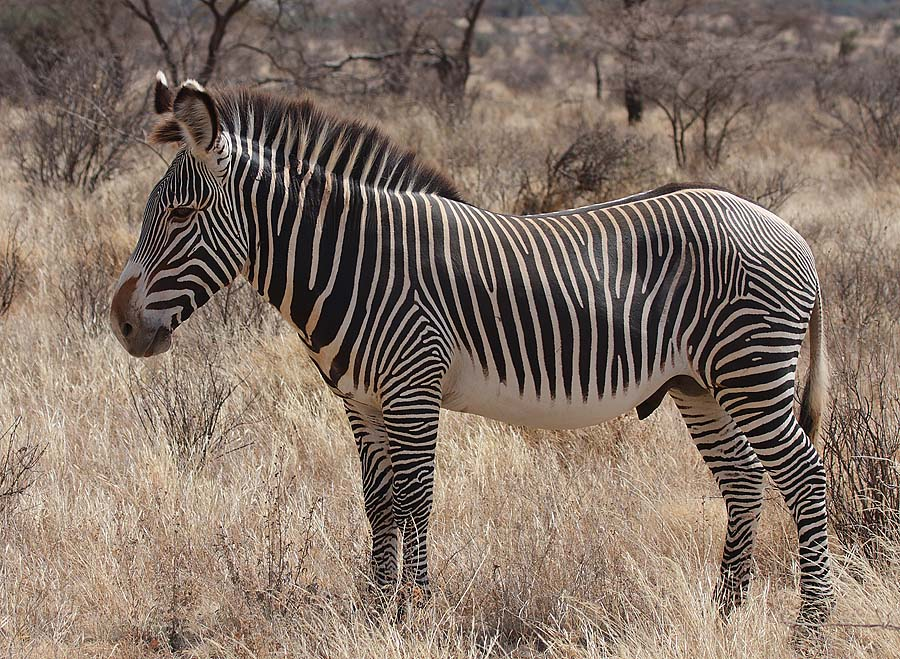
#> input picture Problem Statements/3. Multiscale Image Representation via Frequency and Spatial Sampling/Code/Input Images/02 Sampling Grevys_Zebra_Stallion.jpg, 900 x 659 px, found by its file name
$ jupyter execute Multiscale_Image_Representation_via_Frequency_and_Spatial_Sampling.ipynb   (shell and % lines are left out)
#> lines starting #> are read from the running program, lines starting #| are printed output that depends on the picture; pictures that were not available may be replaced by others from this repository, and a replacement may not be noted
[cell 1]
import cv2
import numpy as np
import os
import math

img1_path = "/content/02 Sampling Grevys_Zebra_Stallion.jpg"
img2_path = "/content/02 Sampling Trevarno_pavo_cristatus06.jpg"

img1 = cv2.imread(img1_path)
#> img1 is the input picture: shape (659, 900, 3); mean B, G, R 103.2, 115, 131.7
img2 = cv2.imread(img2_path)
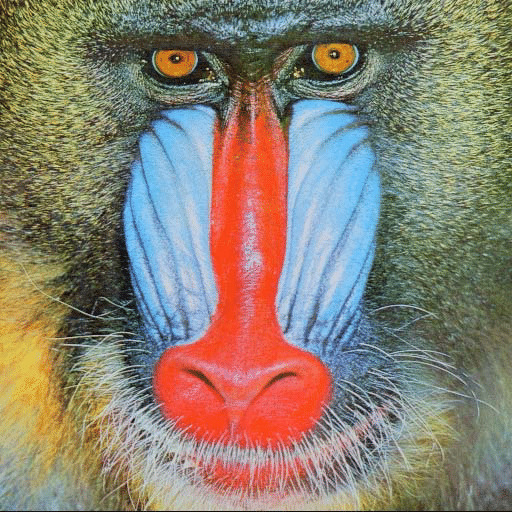
#> input picture Problem Statements/2. Practical Implementation of Rate-Distortion Image Quantization Using K-Means Clustering/Code/Input Image.jpg, 512 x 512 px, given in place of 02 Sampling Trevarno_pavo_cristatus06.jpg, which was not available
#> img2 is the input picture: shape (512, 512, 3); mean B, G, R 114, 128.5, 138

if img1 is None or img2 is None:
    raise FileNotFoundError("One of the image paths is incorrect!")

# Convert to grayscale
g1 = cv2.cvtColor(img1, cv2.COLOR_BGR2GRAY)
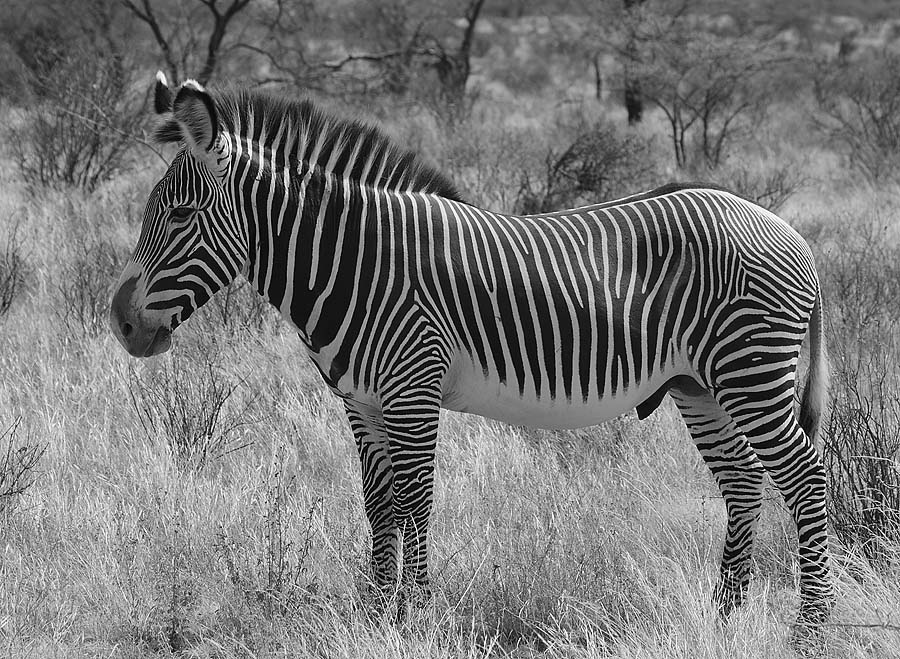
#> g1: shape (659, 900); min 0, max 255, mean 118.6
g2 = cv2.cvtColor(img2, cv2.COLOR_BGR2GRAY)
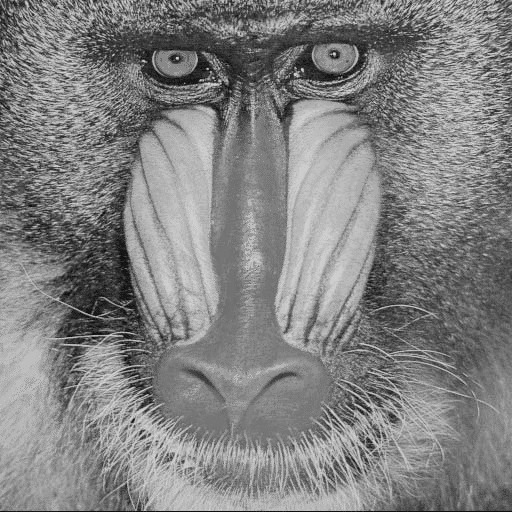
#> g2: shape (512, 512); min 7, max 219, mean 129.7


def freq_sample(gray, keep_frac):
    f = np.fft.fft2(gray)
    fshift = np.fft.fftshift(f)
    rows, cols = gray.shape

    kr = max(1, int(rows * keep_frac))
    kc = max(1, int(cols * keep_frac))

    mask = np.zeros_like(fshift)
    r0 = rows // 2 - kr // 2
    c0 = cols // 2 - kc // 2

    mask[r0:r0 + kr, c0:c0 + kc] = 1
    filtered = fshift * mask

    back = np.fft.ifft2(np.fft.ifftshift(filtered))
    back = np.real(back)

    back -= back.min()
    if back.max() > 0:
        back = back / back.max() * 255

    return back.astype(np.uint8)


def spatial_sample(gray, factor):
    r, c = gray.shape
    down = cv2.resize(gray, (c // factor, r // factor), interpolation=cv2.INTER_AREA)
    up = cv2.resize(down, (c, r), interpolation=cv2.INTER_LINEAR)
    return up


output_dir = "sampling_outputs"
os.makedirs(output_dir, exist_ok=True)


factors = [2, 4, 8, 16]

for name, gray in [("zebra", g1), ("peacock", g2)]:
    for f in factors:

        freq_img = freq_sample(gray, 1 / f)
        cv2.imwrite(f"{output_dir}/{name}_frequency_1over{f}.png", freq_img)


        spatial_img = spatial_sample(gray, f)
        cv2.imwrite(f"{output_dir}/{name}_spatial_1over{f}.png", spatial_img)
#> this loop made 2 passes
#> name on passes 1 to 2: 'zebra', 'peacock'
#> pass 1, in freq_sample, `back = np.real(back)`:
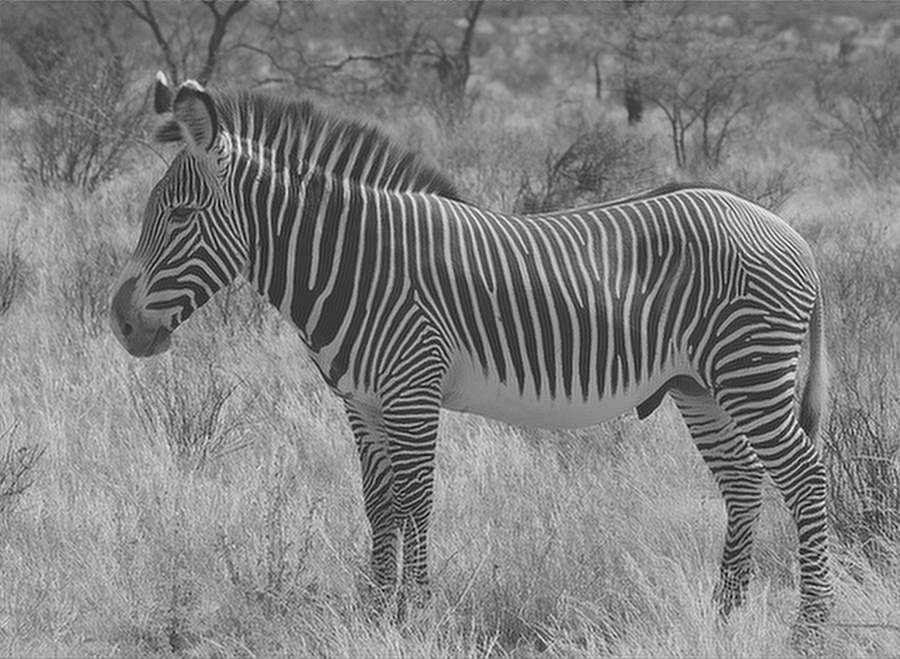
#> back: shape (659, 900) float64; min -57.75, max 290.5, mean 118.6; drawn with min black and max white

print("Sampling complete")
